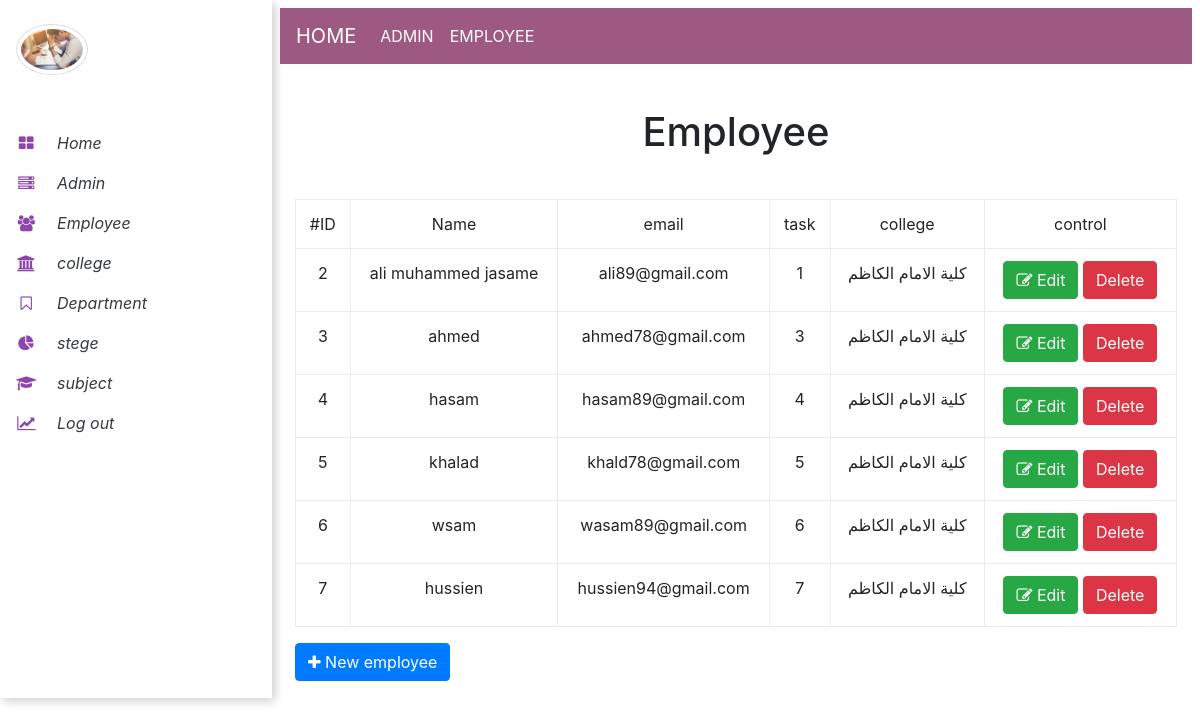
Page /admin/employee.php on the committed database.
### tables this page shows
CREATE TABLE `employee` (
  `id_employee` int(11) NOT NULL,
  `name_employee` varchar(50) NOT NULL,
  `email` varchar(40) NOT NULL,
  `password` varchar(300) NOT NULL,
  `level` int(11) NOT NULL,
  `task_id` int(11) NOT NULL,
  `id_college` int(11) NOT NULL,
  `groub_id` int(11) NOT NULL DEFAULT '0',
  `dep` int(11) NOT NULL DEFAULT '0'
);

CREATE TABLE `college` (
  `id_college` int(11) NOT NULL,
  `name_college` varchar(50) NOT NULL,
  `description` varchar(225) NOT NULL
);

### admin/employee.php (the view, shortened to what this page needs)
<?php
include 'init.php';
$do = isset($_GET['do']) ? $_GET['do'] : 'Manage';
		if ($do == 'Manage') {
            $query="SELECT employee.*, college.name_college
                    AS College_Name
                    FROM employee
                    INNER JOIN college
                    ON college.id_college=employee.id_college
					where groub_id=0
            ";
			$result=mysqli_query($conn,$query);
			if(mysqli_num_rows($result)>0)
			{
		?>
		<div class="formBox">
		<h1 class="text-center">Employee</h1>
		<div class="container">
		<div class="table-responsive">
		<table class="main-table text-center table table-bordered" >
			<tr>
                <td>#ID</td>
                <td>Name</td>
				<td>email</td>
				<td>task</td>
                <td>college</td>
                <td>control</td>
			</tr>
			<?php
			while($row=mysqli_fetch_assoc($result)){
					echo "<tr>";
                        echo "<td>" . $row['id_employee'] . "</td>";
                        echo "<td>" . $row['name_employee'] . "</td>";
                        echo "<td>" . $row['email'] . "</td>";
                        echo "<td>" . $row['task_id'] . "</td>";
                        echo "<td>" . $row['College_Name'] . "</td>";
						echo "<td>
							<a href='employee.php?do=Edit&id_employee=".$row['id_employee'] . "' class='btn btn-success' ><i class='fa fa-edit'></i> Edit</a>
							<a href='employee.php?do=Delete&id_employee=" . $row['id_employee'] . "' class='btn btn-danger confirm s><i class='fa fa-close'></i> Delete </a>";
					  echo "</td>";
					 echo "</tr>";
				}
			?>
		</table>
		</div>
		<a href="employee.php?do=Add" class="btn btn-primary">
		<i class="fa fa-plus"></i> New employee
		</a>
		</div>
		<?php
	   } ?>
<?php
     }
    ?>
    <?php
    include $tpl.'footer.php';
    ?>

### admin/layout/css/main.css (style rules this page uses)
body { perspective: 600px; }
.formBox { margin: 1% auto; }
.formBox h1 { margin: 5% auto; }

### rows in the picture
employee: id_employee "2", name_employee "ali muhammed jasame", email "ali89@gmail.com", task "1", id_college.name_college "كلية الامام الكاظم"
employee: id_employee "3", name_employee "ahmed", email "ahmed78@gmail.com", task "3", id_college.name_college "كلية الامام الكاظم"
employee: id_employee "4", name_employee "hasam", email "hasam89@gmail.com", task "4", id_college.name_college "كلية الامام الكاظم"
employee: id_employee "5", name_employee "khalad", email "khald78@gmail.com", task "5", id_college.name_college "كلية الامام الكاظم"
employee: id_employee "6", name_employee "wsam", email "wasam89@gmail.com", task "6", id_college.name_college "كلية الامام الكاظم"
employee: id_employee "7", name_employee "hussien", email "hussien94@gmail.com", task "7", id_college.name_college "كلية الامام الكاظم"
